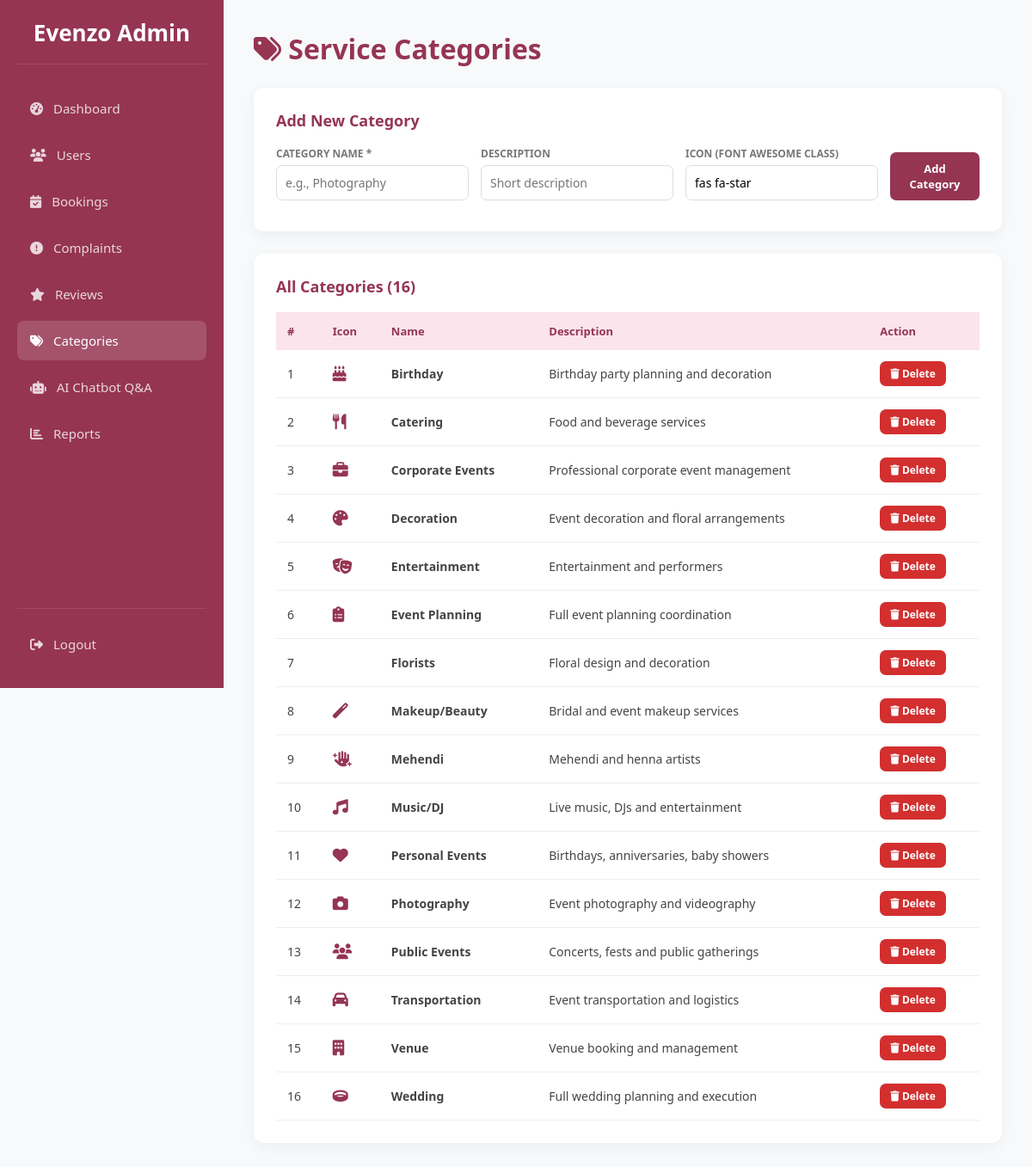
The app's page /admin/categories (signed in) with its own data.
### tables this page shows
CREATE TABLE categories (
            id INTEGER PRIMARY KEY AUTOINCREMENT,
            name TEXT UNIQUE NOT NULL,
            description TEXT,
            icon TEXT DEFAULT 'fas fa-star',
            is_active INTEGER DEFAULT 1,
            created_at TIMESTAMP DEFAULT CURRENT_TIMESTAMP
        );

### app.py (the view)
@app.route('/admin/categories')
def admin_categories():
    if 'user_id' not in session or session['role'] != 'admin':
        return redirect(url_for('index'))
    conn = get_db_connection()
    categories = conn.execute("SELECT * FROM categories ORDER BY name").fetchall()
    conn.close()
    return render_template('admin_categories.html', categories=categories)

### app.py (called while the page is built)
def get_db_connection():
    conn = sqlite3.connect('database.db', timeout=10)
    conn.row_factory = sqlite3.Row
    conn.execute("PRAGMA foreign_keys = ON")
    return conn

### frontend/templates/admin_categories.html (shortened to what this page needs)
<!DOCTYPE html>
<html lang="en">
<head>
<link rel="stylesheet" href="https://cdnjs.cloudflare.com/ajax/libs/font-awesome/6.4.0/css/all.min.css">
</head>
<body>
<div class="sidebar">
  <div class="logo">Evenzo Admin</div>
  <nav>
    <a class="nav-item" href="{{ url_for('admin_dashboard') }}"><i class="fas fa-tachometer-alt"></i> Dashboard</a>
    <a class="nav-item" href="{{ url_for('admin_users') }}"><i class="fas fa-users"></i> Users</a>
    <a class="nav-item" href="{{ url_for('admin_bookings') }}"><i class="fas fa-calendar-check"></i> Bookings</a>
    <a class="nav-item" href="{{ url_for('admin_complaints') }}"><i class="fas fa-exclamation-circle"></i> Complaints</a>
    <a class="nav-item" href="{{ url_for('admin_reviews') }}"><i class="fas fa-star"></i> Reviews</a>
    <a class="nav-item active" href="{{ url_for('admin_categories') }}"><i class="fas fa-tags"></i> Categories</a>
    <a class="nav-item" href="{{ url_for('admin_chatbot') }}"><i class="fas fa-robot"></i> AI Chatbot Q&A</a>
    <a class="nav-item" href="{{ url_for('admin_reports') }}"><i class="fas fa-chart-bar"></i> Reports</a>
  </nav>
  <div class="logout-box"><a class="nav-item" href="{{ url_for('logout') }}"><i class="fas fa-sign-out-alt"></i> Logout</a></div>
</div>
<div class="main">
  <h1 style="color:var(--primary);margin-bottom:24px"><i class="fas fa-tags"></i> Service Categories</h1>
  <div class="card">
    <h2>Add New Category</h2>
    <form method="POST" action="{{ url_for('add_category') }}">
      <div class="add-form">
        <div class="fg"><label>Category Name *</label><input name="name" required placeholder="e.g., Photography"></div>
        <div class="fg"><label>Description</label><input name="description" placeholder="Short description"></div>
        <div class="fg"><label>Icon (Font Awesome class)</label><input name="icon" placeholder="fas fa-camera" value="fas fa-star"></div>
        <button type="submit" class="btn">Add Category</button>
      </div>
    </form>
  </div>
  <div class="card">
    <h2>All Categories ({{ categories|length }})</h2>
    {% if categories %}
    <table><thead><tr><th>#</th><th>Icon</th><th>Name</th><th>Description</th><th>Action</th></tr></thead><tbody>
    {% for c in categories %}
    <tr>
      <td>{{ loop.index }}</td>
      <td><i class="{{ c.icon }}" style="color:var(--primary);font-size:18px"></i></td>
      <td><strong>{{ c.name }}</strong></td>
      <td>{{ c.description or '—' }}</td>
      <td>
        <form method="POST" action="{{ url_for('delete_category', cat_id=c.id) }}" style="display:inline" onsubmit="return confirm('Delete this category?')">
          <button class="btn btn-sm btn-delete"><i class="fas fa-trash"></i> Delete</button>
        </form>
      </td>
    </tr>
    {% endfor %}
    </tbody></table>
    {% else %}<p style="color:#aaa;text-align:center;padding:30px">No categories found.</p>{% endif %}
  </div>
</div>
</body>
</html>

### frontend/templates/admin_categories.html (style rules this page uses)
:root { --primary:#953553;--bg:#f8f9fa;--sw:260px }
* { margin:0;padding:0;box-sizing:border-box;font-family:'Segoe UI',sans-serif }
body { background:var(--bg);display:flex;min-height:100vh }
.sidebar { width:var(--sw);background:var(--primary);height:100vh;position:fixed;left:0;top:0;color:#fff;padding:20px;display:flex;flex-direction:column;z-index:1000 }
.sidebar .logo { font-size:26px;font-weight:bold;text-align:center;border-bottom:1px solid rgba(255,255,255,.1);padding-bottom:18px;margin-bottom:28px }
.nav-item { padding:13px 15px;margin-bottom:8px;border-radius:8px;display:flex;align-items:center;gap:12px;color:rgba(255,255,255,.8);text-decoration:none;transition:.3s;font-size:15px }
.nav-item:hover,.nav-item.active { background:rgba(255,255,255,.15);color:#fff }
.logout-box { margin-top:auto;padding-top:18px;border-top:1px solid rgba(255,255,255,.1) }
.main { margin-left:var(--sw);width:calc(100% - var(--sw));padding:35px;min-height:100vh }
.card { background:#fff;border-radius:12px;padding:26px;box-shadow:0 4px 15px rgba(0,0,0,.05);margin-bottom:26px }
.card h2 { color:var(--primary);margin-bottom:18px;font-size:18px }
.add-form { display:grid;grid-template-columns:1fr 1fr 1fr auto;gap:14px;align-items:flex-end;margin-bottom:10px }
.fg { display:flex;flex-direction:column }
.fg label { font-size:12px;font-weight:bold;color:#777;margin-bottom:5px;text-transform:uppercase }
.fg input { padding:10px;border:1px solid #ddd;border-radius:7px;font-size:14px;outline:none }
table { width:100%;border-collapse:collapse }
th { text-align:left;padding:13px;background:#fce4ec;color:var(--primary);font-size:13px }
td { padding:13px;border-bottom:1px solid #eee;font-size:14px;color:#444 }
.btn { display:inline-block;padding:10px 16px;border-radius:7px;font-weight:600;font-size:13px;border:none;cursor:pointer;background:var(--primary);color:#fff;transition:.2s }
.btn-sm { padding:6px 12px;font-size:12px }
.btn-delete { background:#d32f2f;color:#fff }

### records on screen
categories: name "Birthday", description "Birthday party planning and decoration"
categories: name "Catering", description "Food and beverage services"
categories: name "Corporate Events", description "Professional corporate event management"
categories: name "Decoration", description "Event decoration and floral arrangements"
categories: name "Entertainment", description "Entertainment and performers"
categories: name "Event Planning", description "Full event planning coordination"
categories: name "Florists", description "Floral design and decoration"
categories: name "Makeup/Beauty", description "Bridal and event makeup services"
categories: name "Mehendi", description "Mehendi and henna artists"
categories: name "Music/DJ", description "Live music, DJs and entertainment"
categories: name "Personal Events", description "Birthdays, anniversaries, baby showers"
categories: name "Photography", description "Event photography and videography"
categories: name "Public Events", description "Concerts, fests and public gatherings"
categories: name "Transportation", description "Event transportation and logistics"
categories: name "Venue", description "Venue booking and management"
categories: name "Wedding", description "Full wedding planning and execution"

### other values on screen
{{ categories|length }} "16"
